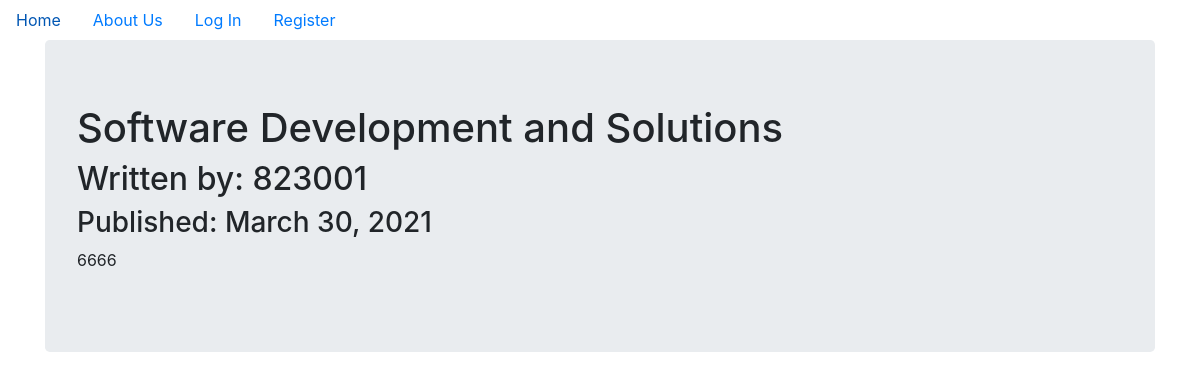
The page /10 on the database its author committed.
### MyBookStore/models.py (models this page shows, shortened)
class BlogPost(db.Model):
    users = db.relationship(User)
    id = db.Column(db.Integer, primary_key=True)
    user_id = db.Column(db.Integer, db.ForeignKey('users.id'), nullable=False)
    date = db.Column(db.DateTime, nullable=False, default=datetime.utcnow)
    title = db.Column(db.String(DB_TITLE_LENGTH), nullable=False)
    text = db.Column(db.Text, nullable=False)

class User(db.Model, UserMixin):
    __tablename__ = 'users'
    id = db.Column(db.Integer, primary_key=True)
    profile_image = db.Column(db.String(DB_PROFILE_IMAGE_LENGTH), nullable=False, default='default_profile.png')
    email = db.Column(db.String(DB_EMAIL_LENGTH), unique=True, index=True)
    username = db.Column(db.String(DB_PROFILE_USERNAME), unique=True, index=True)
    password_hash = db.Column(db.String(DB_PASSWORD_HASH))
    posts = db.relationship('BlogPost', backref='author', lazy=True)

### MyBookStore/users/views.py (the view)
@users.route("/<username>")
def user_posts(username):
    page = request.args.get(REQUEST_ARGS_TYPE, USER_STARTPAGE, type=int)
    user = User.query.filter_by(username=username).first_or_404()
    blog_posts = BlogPost.query.filter_by(author=user).order_by(BlogPost.date.desc()).paginate(page=page, per_page=USER_NUM_PERPAGE)
    return render_template('user_blog_posts.html', blog_posts=blog_posts, user=user)

### MyBookStore/blog_posts/views.py (called while the page is built)
@blog_posts.route('/<int:blog_post_id>')
def blog_post(blog_post_id):
    blog_post = BlogPost.query.get_or_404(blog_post_id)
    return render_template(FILENAME_BLOG_POST, title=blog_post.title,
                           date=blog_post.date, post=blog_post
                           )

### MyBookStore/templates/blog_post.html (shortened to what this page needs)
{% extends "base.html" %}
{% block content %}
<div class="jumbotron">
  <h1>{{ post.title }}</h1>
  <h2>Written by: {{post.author.username}}</h2>
  <h3>Published: {{ post.date.strftime('%B %d, %Y') }}</h3>
  <p>{{post.text}}</p>
</div>
{% endblock content %}

### rows shown on the page
BlogPost: title "Software Development and Solutions", date "March 30, 2021", text "6666"
User: author.username "823001"
